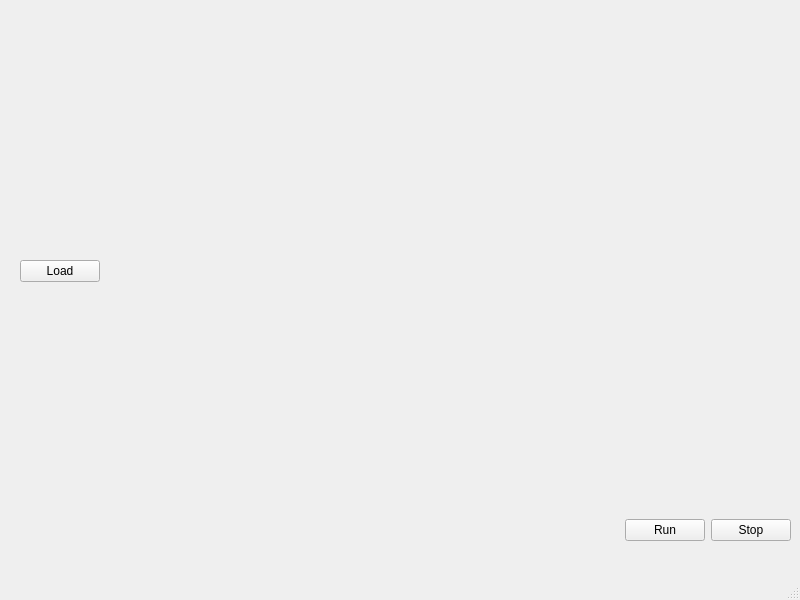
<?xml version="1.0" encoding="UTF-8"?>
<ui version="4.0">
 <class>MainWindow</class>
 <widget class="QMainWindow" name="MainWindow">
  <property name="geometry">
   <rect>
    <x>0</x>
    <y>0</y>
    <width>800</width>
    <height>600</height>
   </rect>
  </property>
  <property name="windowTitle">
   <string>MainWindow</string>
  </property>
  <widget class="QWidget" name="centralwidget">
   <widget class="QWidget" name="">
    <property name="geometry">
     <rect>
      <x>20</x>
      <y>30</y>
      <width>771</width>
      <height>511</height>
     </rect>
    </property>
    <layout class="QVBoxLayout" name="verticalLayout">
     <item>
      <layout class="QHBoxLayout" name="horizontalLayout">
       <item>
        <widget class="QPushButton" name="pushButton">
         <property name="text">
          <string>Load</string>
         </property>
        </widget>
       </item>
       <item>
        <widget class="QLabel" name="label">
         <property name="sizePolicy">
          <sizepolicy hsizetype="Expanding" vsizetype="Expanding">
           <horstretch>0</horstretch>
           <verstretch>0</verstretch>
          </sizepolicy>
         </property>
         <property name="text">
          <string/>
         </property>
        </widget>
       </item>
      </layout>
     </item>
     <item>
      <layout class="QHBoxLayout" name="horizontalLayout_2">
       <item>
        <spacer name="horizontalSpacer">
         <property name="orientation">
          <enum>Qt::Horizontal</enum>
         </property>
         <property name="sizeHint" stdset="0">
          <size>
           <width>40</width>
           <height>20</height>
          </size>
         </property>
        </spacer>
       </item>
       <item>
        <widget class="QPushButton" name="pushButton_run">
         <property name="text">
          <string>Run</string>
         </property>
        </widget>
       </item>
       <item>
        <widget class="QPushButton" name="pushButton_stop">
         <property name="text">
          <string>Stop</string>
         </property>
        </widget>
       </item>
      </layout>
     </item>
    </layout>
   </widget>
  </widget>
  <widget class="QMenuBar" name="menubar">
   <property name="geometry">
    <rect>
     <x>0</x>
     <y>0</y>
     <width>800</width>
     <height>26</height>
    </rect>
   </property>
  </widget>
  <widget class="QStatusBar" name="statusbar"/>
 </widget>
 <resources/>
 <connections/>
</ui>
